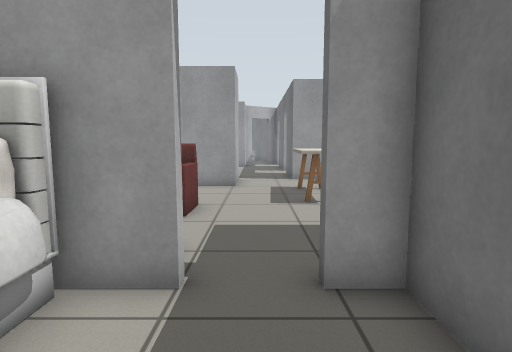
View 1 (above)

20 first-person views from a walk through a robot-simulator world made for Gazebo. The camera is 0.9 m above the floor, tilts 6° down and sees 80° across. Floor lines are 1 m apart. The floor is counted in squares, 0.5 m on a side. Each view is taken from the middle of a square. On the plan, view 1 faces up. The plan holds only what a view shows up to about 16 squares ahead; the rest is blank. The place goes on beyond the plan. Gazebo's built-in surfaces are drawn with simple patterns. Some surface patterns are stand-ins.

View 2
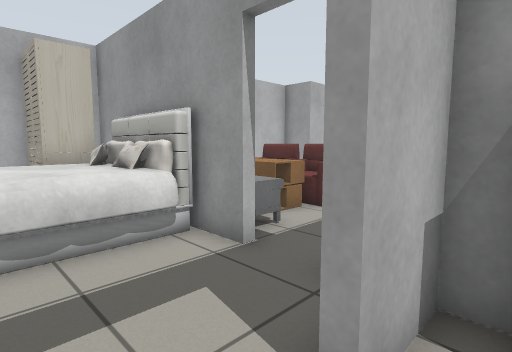

View 3
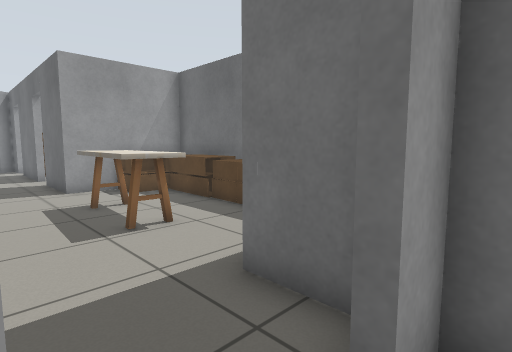

View 4
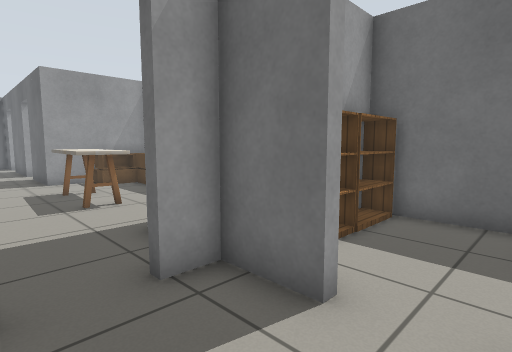

View 5
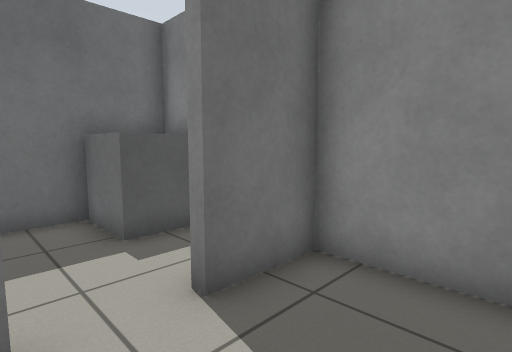

View 6
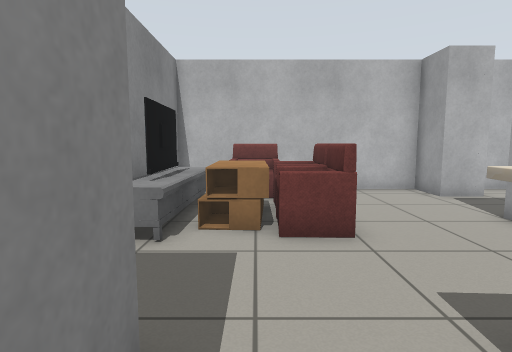

View 7
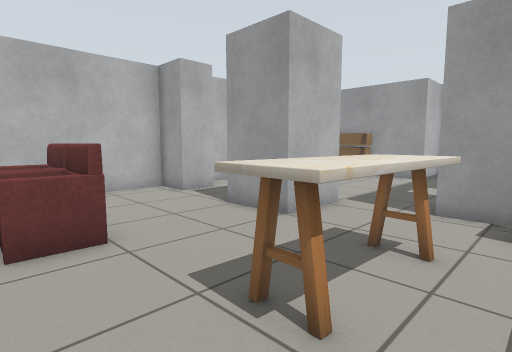

View 8
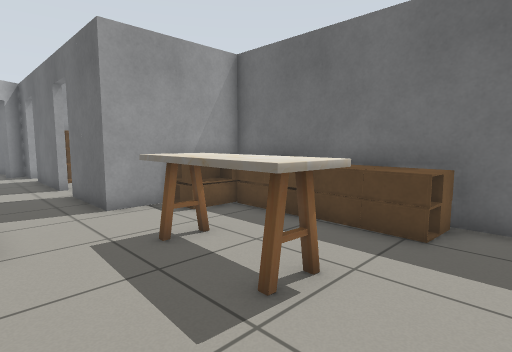

View 9
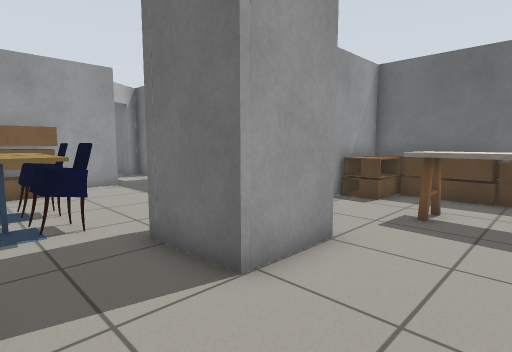

View 10
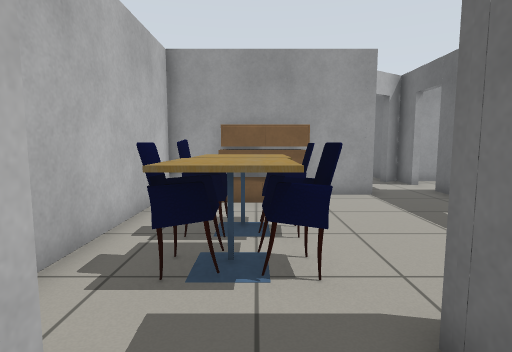

View 11
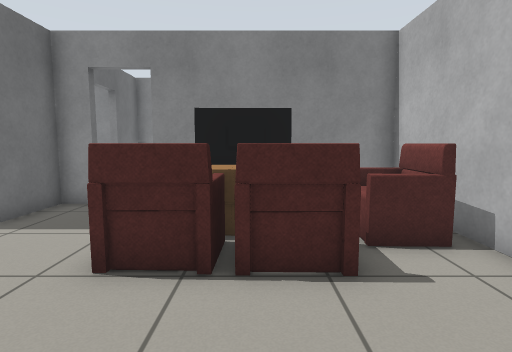

View 12
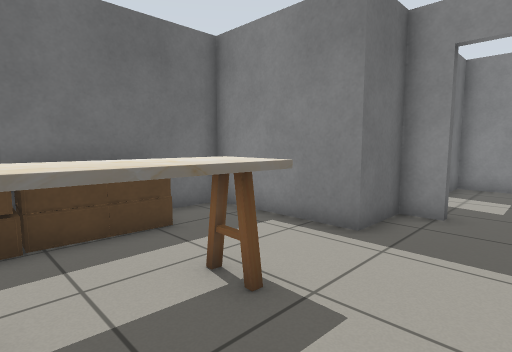

View 13
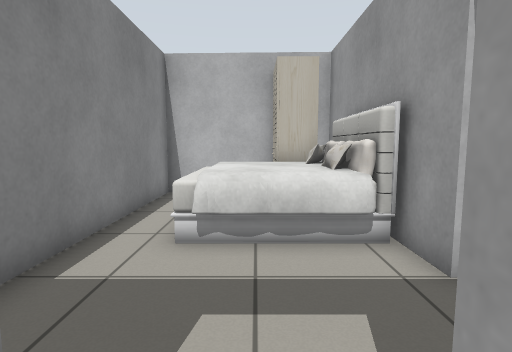

View 14
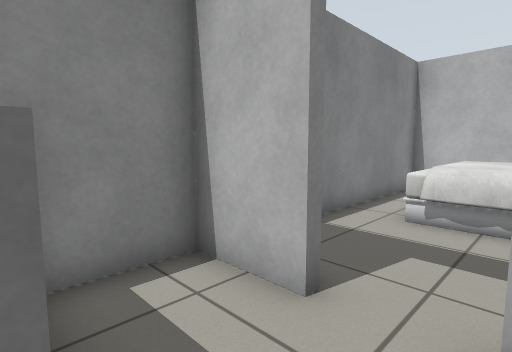

View 15
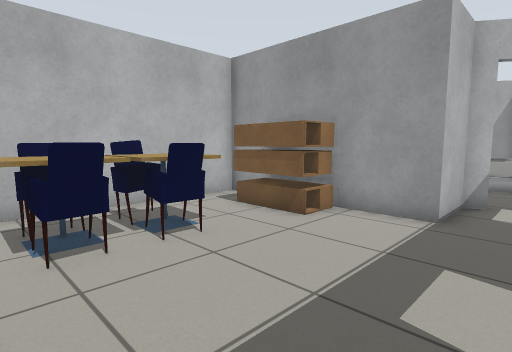

View 16
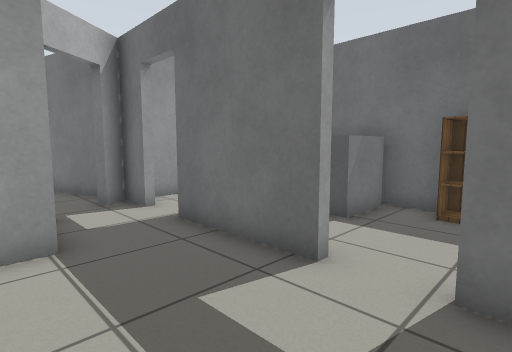

View 17
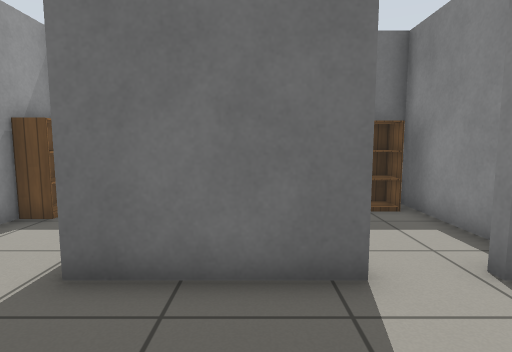

View 18
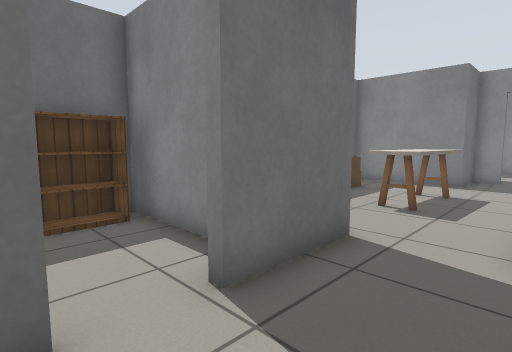

View 19
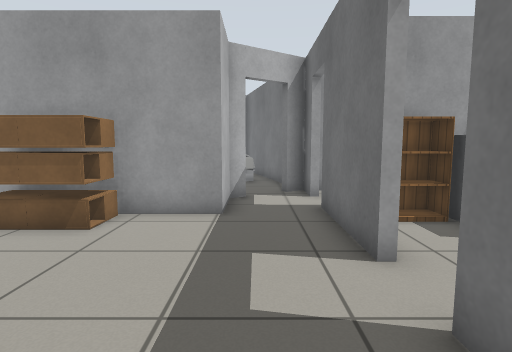

View 20
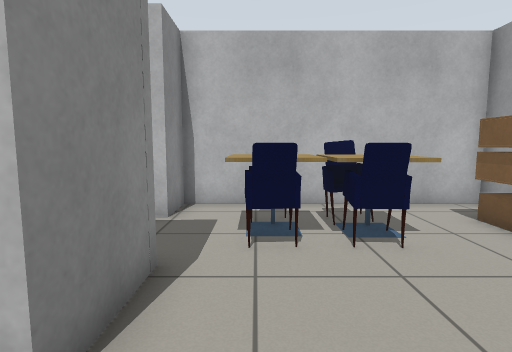

### Floor plan
Ten units are one square. View 1 is at (0, 0); x grows to the right and y downward. Boxes are objects, and circles mark ways between rooms. Rooms are numbered by the first view taken in them; rooms with no view inside come last. Other rooms are left out.
<svg viewBox="-89 -275 165 305">
<path fill="none" stroke="#000" d="M-9 -36 -81 -36 -81 24M19 -18 19 -36 7 -36M-84 23 19 23 19 0M22 0 22 23 46 23M29 -36 22 -36 22 -18M64 23 68 23 68 -36 54 -36M-9 -155 -9 -130 -33 -130M7 -39 19 -39 19 -61 66 -61 66 -155 19 -155M-64 -133 -81 -133 -81 -39 -9 -39M19 -205 19 -246M-54 -237 -81 -237 -81 -148 -64 -148 -64 -133M-33 -130 -34 -155 -9 -155M19 -155 19 -187M-3 -264 -9 -260 -9 -237 -36 -237M56 -241 29 -241M35 -176 71 -176 71 -235"/>
<rect x="-75" y="-35" width="20" height="20" fill="#bbb"><title>wardrobe</title></rect>
<rect x="-65" y="-35" width="50" height="40" fill="#bbb"><title>bed</title></rect>
<rect x="25" y="-35" width="20" height="10" fill="#bbb"><title>bookshelf</title></rect>
<rect x="45" y="-5" width="20" height="30" fill="#bbb"><title>grey box</title></rect>
<rect x="45" y="-35" width="20" height="10" fill="#bbb"><title>bookshelf</title></rect>
<rect x="-75" y="-55" width="20" height="10" fill="#bbb"><title>TV cabinet</title></rect>
<rect x="-75" y="-85" width="20" height="30" fill="#bbb"><title>sofa</title></rect>
<rect x="-55" y="-55" width="30" height="10" fill="#bbb"><title>TV</title></rect>
<rect x="-55" y="-75" width="20" height="20" fill="#bbb"><title>coffee table</title></rect>
<rect x="-55" y="-95" width="20" height="20" fill="#bbb"><title>sofa</title></rect>
<rect x="-45" y="-65" width="30" height="10" fill="#bbb"><title>coffee table</title></rect>
<rect x="-35" y="-95" width="20" height="30" fill="#bbb"><title>sofa</title></rect>
<rect x="-25" y="-55" width="20" height="10" fill="#bbb"><title>TV cabinet</title></rect>
<rect x="5" y="-135" width="30" height="50" fill="#bbb"><title>kitchen table</title></rect>
<rect x="35" y="-145" width="30" height="10" fill="#bbb"><title>coffee table</title></rect>
<rect x="35" y="-155" width="30" height="10" fill="#bbb"><title>coffee table</title></rect>
<rect x="45" y="-115" width="10" height="30" fill="#bbb"><title>coffee table</title></rect>
<rect x="45" y="-135" width="10" height="20" fill="#bbb"><title>coffee table</title></rect>
<rect x="55" y="-105" width="10" height="20" fill="#bbb"><title>coffee table</title></rect>
<rect x="55" y="-135" width="10" height="30" fill="#bbb"><title>coffee table</title></rect>
<rect x="-75" y="-185" width="20" height="20" fill="#bbb"><title>chair</title></rect>
<rect x="-65" y="-185" width="20" height="30" fill="#bbb"><title>cafe table</title></rect>
<rect x="-65" y="-195" width="10" height="10" fill="#bbb"><title>chair</title></rect>
<rect x="-65" y="-205" width="20" height="20" fill="#bbb"><title>cafe table</title></rect>
<rect x="-65" y="-235" width="30" height="20" fill="#bbb"><title>coffee table</title></rect>
<rect x="-55" y="-235" width="30" height="20" fill="#bbb"><title>coffee table</title></rect>
<rect x="-45" y="-185" width="10" height="20" fill="#bbb"><title>chair</title></rect>
<rect x="-45" y="-205" width="10" height="20" fill="#bbb"><title>chair</title></rect>
<rect x="25" y="-235" width="20" height="10" fill="#bbb"><title>bookshelf</title></rect>
<rect x="45" y="-235" width="20" height="20" fill="#bbb"><title>grey box</title></rect>
<rect x="55" y="-205" width="10" height="30" fill="#bbb"><title>bookshelf</title></rect>
<circle cx="20" cy="-5" r="3" fill="#2a7"/>
<circle cx="-5" cy="-40" r="3" fill="#2a7"/>
<circle cx="-50" cy="-130" r="3" fill="#2a7"/>
<circle cx="5" cy="-160" r="3" fill="#2a7"/>
<circle cx="20" cy="-195" r="3" fill="#2a7"/>
<text x="-30" y="-10">1</text>
<text x="50" y="-10">2</text>
<text x="0" y="-100">3</text>
<text x="-30" y="-190">4</text>
<text x="50" y="-210">5</text>
</svg>
Room 1 opens to room 2. Room 1 opens to room 3. Room 3 opens to room 4. Room 4 opens to room 5.

Where each view was taken, in squares from view 1:
view 1: 0 up, 0 right, facing up
view 2: 0 up, 3 right, facing up-left
view 3: 3 up, 1 left, facing up-right
view 4: 0 up, 1 left, facing up-right
view 5: 2 up, 1 left, facing down-right
view 6: 7 up, 4 right, facing left
view 7: 7 up, 4 right, facing up-left
view 8: 7 up, 1 left, facing up-right
view 9: 10 up, 6 left, facing up-right
view 10: 13 up, 5 left, facing up
view 11: 13 up, 4 left, facing down
view 12: 12 up, 1 left, facing down-right
view 13: 1 up, 3 right, facing left
view 14: 2 up, 5 right, facing down-left
view 15: 16 up, 1 right, facing up-left
view 16: 18 up, 2 left, facing up-right
view 17: 22 up, 2 left, facing right
view 18: 21 up, 1 left, facing down-right
view 19: 16 up, 0 right, facing up
view 20: 17 up, 1 right, facing left
